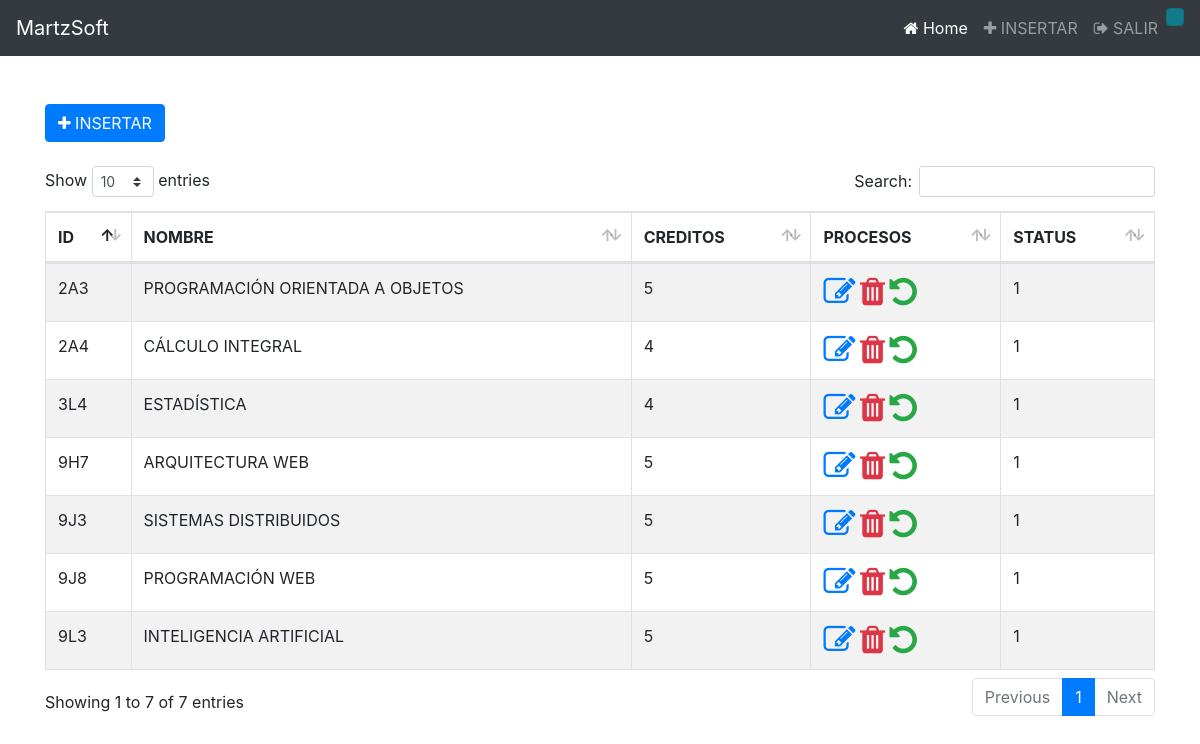
The app's page /adm-materias/index.php (signed in) with its own data.
### tables this page shows
CREATE TABLE `materias` (
  `idmateria` varchar(3) NOT NULL,
  `nombre` varchar(32) NOT NULL,
  `creditos` int(11) DEFAULT NULL,
  `statusmateria` int(11) DEFAULT NULL
);

### adm-materias/index.php (called while the page is built, shortened)
<?php
    require_once '../includes/header.php';
    require_once 'menu.php';
    require_once 'modelo.php';
    $tabla = getAllHtml();
    require_once 'formacontenido.php';
    require_once '../includes/footer.php';
?>

### adm-materias/modelo.php (the view, shortened to what this page needs)
<?php
   function getAllHtml(){
     require_once '../bd/conexion.php';
     $sqlSelect = 'SELECT idmateria, nombre, creditos, statusmateria FROM materias';
     $resultSet = $conn->query($sqlSelect);
     $tabla = "<br><br>";
     $tabla .= "<table id='mitabla' class='table table-bordered table-striped'>";
     $tabla .= "<thead>";
     $tabla .= "<tr>";
     $tabla .= "<th> ID </th>";
     $tabla .= "<th> NOMBRE </th>";
     $tabla .= "<th> CREDITOS </th>";
     $tabla .= "<tH> PROCESOS </th>";
     $tabla .= "<th> STATUS </th>";
     $tabla .= "</tr>";
     $tabla .= "</thead>";
     $tabla .= "<tbody>";
     if($resultSet->num_rows > 0){
         while($row = $resultSet->fetch_assoc()){
             $idmateria = $row['idmateria'];
             $nombre = $row['nombre'];
             $creditos = $row['creditos'];
             $status = $row['statusmateria'];
             $tabla .= "<tr>";
             $tabla .= "<td> $idmateria </td>";
             $tabla .= "<td> $nombre </td>";
             $tabla .= "<td> $creditos </td>";
             $tabla .=
             "<td>
                    <a href='modificar.php?idmateria=".$idmateria."'>
                     <i class='fa fa-pencil-square-o fa-2x'></i>
                    </a>
                    <a href='eliminar.php?idmateria=".$idmateria."'>
                     <i class='fa fa-trash fa-2x text-danger'></i>
                    </a>
                    <a href='recuperar.php?idmateria=".$idmateria."'>
                     <i class='fa fa-undo fa-2x text-success'></i>
                    </a>
              </tD>";
             $tabla .= "<td> $status </td>";
             $tabla .= "</tr>";
         }
     } else {
            $tabla .= "<tr>";
            $tabla .= "<td colspan='4'> NO HAY REGISTROS A MOSTRAR </td>";
            $tabla .= "</tr>";
     }
            $tabla .= "</tbody>";
            $tabla .= "</table>";
            return $tabla;
   }
?>

### includes/header.php (shortened to what this page needs)
<!DOCTYPE html>
<html lang="es">
<head>
    <link rel="stylesheet" href="../bt4/css/bootstrap.min.css">
    <link rel="stylesheet" href="../dt/datatables.css">
    <link rel="stylesheet" href="../faw/css/font-awesome.css">
    <link rel="stylesheet" href="css/vmd.css">
</head>
<body>

### adm-materias/menu.php (shortened to what this page needs)
<nav class="navbar navbar-expand-lg navbar-dark bg-dark">
  <a class="navbar-brand" href="../adm-main.php">MartzSoft</a>
  <div class="collapse navbar-collapse" id="navbarSupportedContent">
    <ul class="navbar-nav ml-auto">
      <li class="nav-item active">
        <a class="nav-link" href="../index.php">
        <i class="fa fa-home" aria-hidden="true"></i>
        Home <span class="sr-only">(current)</span></a>
      </li>
      <li class="nav-item">
        <a class="nav-link" href="insertar.php">
        <i class="fa fa-plus" aria-hidden="true"></i>
        INSERTAR</a>
      </li>
      <li class="nav-item">
        <a class="nav-link" href="index.php">
        <i class="fa fa-sign-out" aria-hidden="true"></i>
        SALIR</a>
      </li>
      <li class="nav-item">
        <a class="nav-link btn btn-info active" href="#">
        </a>
      </li>
    </ul>
  </div>
</nav>

### adm-materias/formacontenido.php
<div class="container">
    <div class="row">
        <div class="col">
        <br><br>
            <a href="insertar.php" class="btn btn-primary">
            <i class="fa fa-plus" aria-hidden="true"></i>
            INSERTAR</a>
            <?php echo $tabla; ?>
        </div>
    </div>
</div>

### includes/footer.php (shortened to what this page needs)
</body>
</html>

### dt/datatables.css (style rules this page uses)
table.dataTable { clear: both; margin-top: 6px !important; margin-bottom: 6px !important; max-width: none !important; border-collapse: separate !important; border-spacing: 0; }
table.dataTable td, table.dataTable th { -webkit-box-sizing: content-box; box-sizing: content-box; }
table.dataTable > thead > tr > th:not(.sorting_disabled), table.dataTable > thead > tr > td:not(.sorting_disabled) { padding-right: 30px; }
table.dataTable > thead .sorting, table.dataTable > thead .sorting_asc, table.dataTable > thead .sorting_desc, table.dataTable > thead .sorting_asc_disabled, table.dataTable > thead .sorting_desc_disabled { cursor: pointer; position: relative; }
table.dataTable > thead .sorting:before, table.dataTable > thead .sorting:after, table.dataTable > thead .sorting_asc:before, table.dataTable > thead .sorting_asc:after, table.dataTable > thead .sorting_desc:before, table.dataTable > thead .sorting_desc:after, table.dataTable > thead .sorting_asc_disabled:before, table.dataTable > thead .sorting_asc_disabled:after, table.dataTable > thead .sorting_desc_disabled:before, table.dataTable > thead .sorting_desc_disabled:after { position: absolute; bottom: 0.9em; display: block; opacity: 0.3; }
table.dataTable > thead .sorting:before, table.dataTable > thead .sorting_asc:before, table.dataTable > thead .sorting_desc:before, table.dataTable > thead .sorting_asc_disabled:before, table.dataTable > thead .sorting_desc_disabled:before { right: 1em; content: "\2191"; }
table.dataTable > thead .sorting:after, table.dataTable > thead .sorting_asc:after, table.dataTable > thead .sorting_desc:after, table.dataTable > thead .sorting_asc_disabled:after, table.dataTable > thead .sorting_desc_disabled:after { right: 0.5em; content: "\2193"; }
table.dataTable > thead .sorting_asc:before, table.dataTable > thead .sorting_desc:after { opacity: 1; }
table.table-bordered.dataTable { border-right-width: 0; }
table.table-bordered.dataTable th, table.table-bordered.dataTable td { border-left-width: 0; }
table.table-bordered.dataTable th:last-child, table.table-bordered.dataTable th:last-child, table.table-bordered.dataTable td:last-child, table.table-bordered.dataTable td:last-child { border-right-width: 1px; }
table.table-bordered.dataTable tbody th, table.table-bordered.dataTable tbody td { border-bottom-width: 0; }

### records on screen
materias: idmateria "2A3", nombre "PROGRAMACIÓN ORIENTADA A OBJETOS", creditos "5", statusmateria "1"
materias: idmateria "2A4", nombre "CÁLCULO INTEGRAL", creditos "4", statusmateria "1"
materias: idmateria "3L4", nombre "ESTADÍSTICA", creditos "4", statusmateria "1"
materias: idmateria "9H7", nombre "ARQUITECTURA WEB", creditos "5", statusmateria "1"
materias: idmateria "9J3", nombre "SISTEMAS DISTRIBUIDOS", creditos "5", statusmateria "1"
materias: idmateria "9J8", nombre "PROGRAMACIÓN WEB", creditos "5", statusmateria "1"
materias: idmateria "9L3", nombre "INTELIGENCIA ARTIFICIAL", creditos "5", statusmateria "1"
